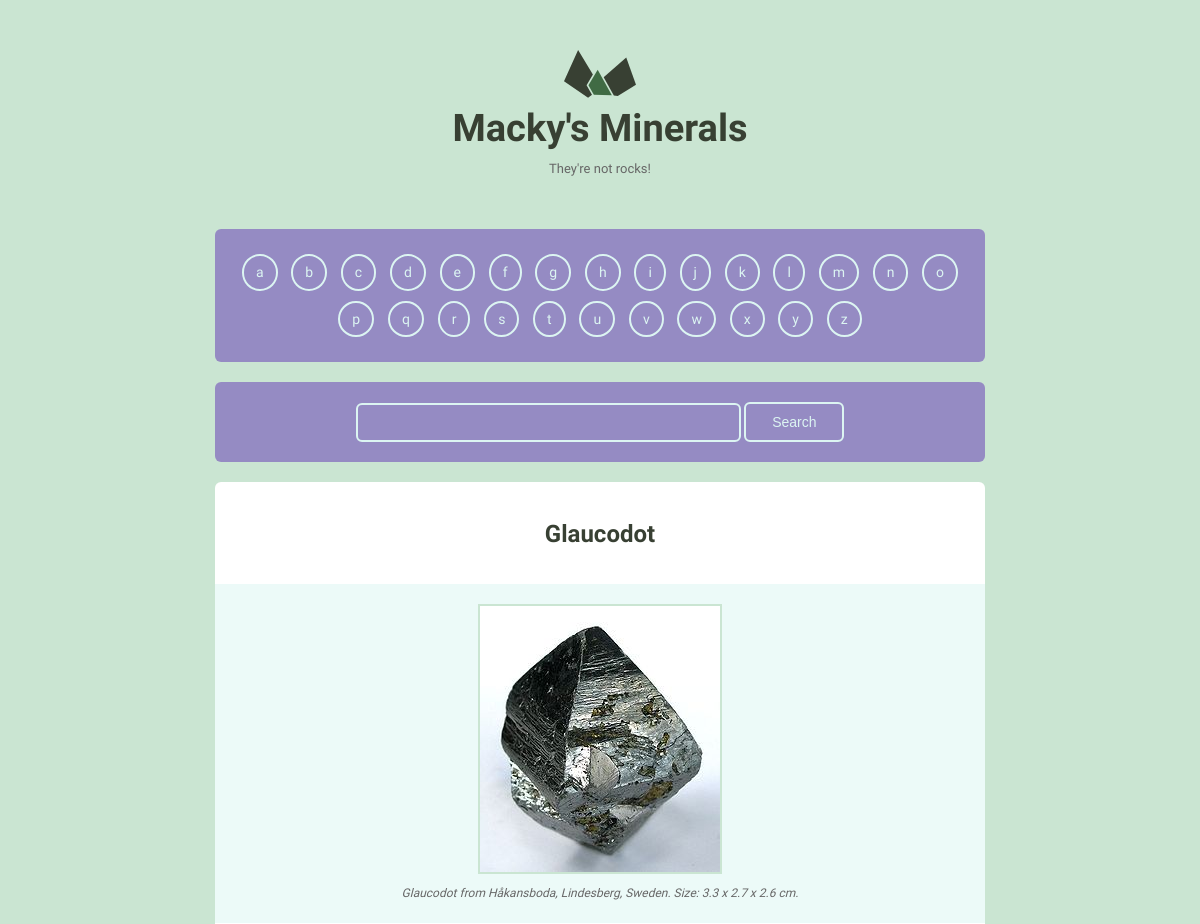
Page /random/ (upper part) on the earlier database version.
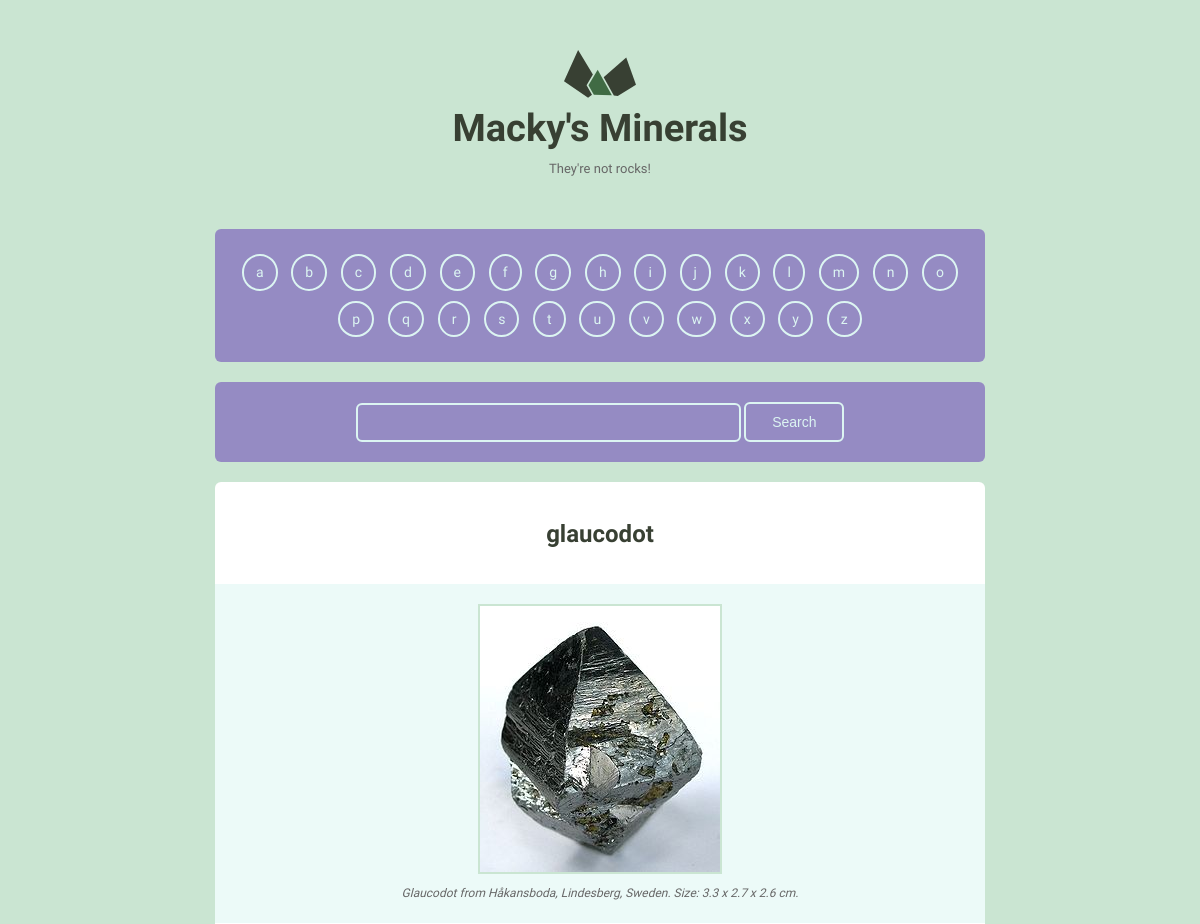
Same page on the later database version.
### mineralsearchapp/models.py (models this page shows, shortened)
class Mineral(models.Model):
    name = models.CharField(max_length=256, unique=True)
    image_filename = models.CharField(max_length=256)
    image_caption = models.CharField(max_length=256)
    category = models.CharField(max_length=256)
    formula = models.CharField(max_length=256)
    strunz_classification = models.CharField(max_length=256)
    crystal_system = models.CharField(max_length=256)
    unit_cell = models.TextField(max_length=528)
    color = models.CharField(max_length=256)
    crystal_symmetry = models.CharField(max_length=256)
    cleavage = models.CharField(max_length=256)
    mohs_scale_hardness = models.CharField(max_length=256)
    luster = models.CharField(max_length=256)
    streak = models.CharField(max_length=256)
    diaphaneity = models.CharField(max_length=256)
    group = models.CharField(max_length=256)
    optical_properties = models.CharField(max_length=256)
    refractive_index = models.CharField(max_length=256)
    crystal_habit = models.CharField(max_length=256)
    specific_gravity = models.CharField(max_length=256)
    @property
    def fields_lower(self):
        cleaned_fields = {}
        for field in self._meta.fields:
            if field.name not in ('image_filename', 'image_caption', 'id', 'name'):
                if field.value_to_string(self):
                    without_underscores = field.name.replace("_", " ")
                    cleaned_fields.update(
                        {without_underscores: field.value_to_string(self)}
                    )
        return cleaned_fields

### mineralsearchapp/views.py (the view)
# urls.py: url(r'random/', views.random, name='random'),
def random(request):
    minerals = Mineral.objects.aggregate(
        number_of_minerals=Max('id')
    )
    number = minerals['number_of_minerals']
    mineral = Mineral.objects.get(
        id=randint(1, number)
    )
    fields = mineral.fields_lower
    context = {
        'mineral': mineral,
        'pagination_list': ALPHABET,
        'form': MineralSearchForm(),
        'groups': GROUPS,
        'fields': fields,
        'colours': COLOURS,
    }
    return render(request, 'mineralsearchapp/detail.html', context)

### mineralsearchapp/forms.py
class MineralSearchForm(forms.Form):
    q = forms.CharField(max_length=48)

### mineralsearchapp/templates/mineralsearchapp/detail.html (shortened to what this page needs)
{% extends 'mineralsearchapp/layout.html' %}
{% load staticfiles %}
{% block body %}
  <div class="grid-100">
    <div class="mineral__container">
      <h1 class="mineral__name">{{ mineral.name }}</h1>
      <div class="mineral__image-bg">
        <img class="mineral__image" src="{% static 'mineralsearchapp/images/' %}{{ mineral.name }}.jpg">
        <p class="mineral__caption">{{ mineral.image_caption }}</p>
      </div>
    </div>
  </div>
{% endblock %}

### mineralsearchapp/templates/mineralsearchapp/layout.html (shortened to what this page needs)
<!DOCTYPE html>
{% load staticfiles %}
{% load mineral_extras %}
<html lang="en">
<head>
  <link rel="stylesheet" href="{% static 'mineralsearchapp/css/global.css'%}">
</head>
<body>
  <div class="bounds">
    <div class="grid-100">
      <a href="{% url 'mineralsearch:home' %}">
        <h1 class="logo__name text-centered">Macky's Minerals</h1>
      </a>
      <p class="logo__text text-centered">They're not rocks!</p>
    </div>
    <div class="grid-100">
        <div class="search-container">
                <div class="pagin-list">
                        {% for letter in pagination_list %}
                        <a href="{% url 'mineralsearch:letter' letter %}"
                        >{{ letter }}</a>
                        {% endfor %}
                    </div>
        </div>
    </div>
      <div class="grid-100">
            <div class="search-container">
                <div class="search-wrapper">
                    <form action="{% url 'mineralsearch:search' %}" method="GET">
                        {{ form.q }}
                        <button type="submit">Search</button>
                    </form>
                </div>
            </div>
        </div>
{% block body %}
{% endblock %}
  </div>
</body>
</html>

### mineralsearchapp/static/mineralsearchapp/css/global.css (style rules this page uses)
html { font-family: sans-serif; -ms-text-size-adjust: 100%; -webkit-text-size-adjust: 100%; }
body { margin: 0; }
a { background-color: transparent; }
h1 { font-size: 2em; margin: 0.67em 0; }
img { border: 0; }
svg:not(:root) { overflow: hidden; }
input { color: inherit; font: inherit; margin: 0; }
input { line-height: normal; }
html { font-size: 62.5%; }
body { background-color: #CAE5D2; font-size: 1.5em; line-height: 1.6; font-weight: 400; font-family: "Cousine"; color: #666; }
.bounds { max-width: 800px; margin: 0 auto; padding: 50px 0 150px; overflow: hidden; }
.grid, .grid-5, .grid-10, .grid-15, .grid-20, .grid-25, .grid-30, .grid-33, .grid-35, .grid-40, .grid-45, .grid-50, .grid-55, .grid-60, .grid-65, .grid-66, .grid-70, .grid-75, .grid-80, .grid-90, .grid-95, .grid-100 { float: left; box-sizing: border-box; position: relative; }
.grid-100 { width: 100%; padding: 0 15px; }
h1, h2, h3, h4, h5, h6 { margin-top: 0; margin-bottom: 2rem; font-weight: bold; font-family: "Work Sans", sans-serif; color: #384033; }
h1 { font-size: 3.8rem; }
@media (min-width: 550px) { h1 { font-size: 3.8rem; } }
p { margin-top: 0; font-size: 1.6rem; }
a { color: #689b98; text-decoration: none; -webkit-transition: color 0.2s; -moz-transition: color 0.2s; -ms-transition: color 0.2s; -o-transition: color 0.2s; transition: color 0.2s; }
input[type="text"] { background: #fff; width: 100%; color: #666; border-radius: 6px; border: 2px solid #CAE5D2; padding: 9px 15px 10px 15px; margin-bottom: 15px; outline: none; box-sizing: border-box; font-size: 1.4rem; font-family: "Work Sans", sans-serif; -webkit-appearance: none; -moz-appearance: none; appearance: none; -webkit-transition: 0.2s; -moz-transition: 0.2s; -ms-transition: 0.2s; -o-transition: 0.2s; transition: 0.2s; }
input { margin-bottom: 1.5rem; }
table, p, ul { margin-bottom: 2.5rem; }
.text-centered { text-align: center; }
.logo { display: block; fill: #384033; position: relative; margin: 0 auto; width: 72px; }
.logo__name { margin-bottom: 0; }
.logo__text { margin-bottom: 50px; font-size: 13px; }
.mineral__container { background-color: #fff; border-radius: 6px; list-style: none; padding: 3px 0; text-align: center; }
.mineral__name { display: block; width: 100%; margin: 0; font-size: 24px; padding: 30px 0 30px 0; }
.mineral__image { display: block; margin: 0 auto; border: solid 2px #CAE5D2; }
.mineral__image-bg { background-color: #ecfaf8; padding: 20px 0; }
.mineral__caption { font-size: 12px; font-style: italic; padding: 10px 0 0 0; margin: 0; }
.search-container { background: rgba(103, 58, 183, 0.52); border-radius: 6px; padding: 5px 0; margin-bottom: 20px; }
.pagin-list { margin: 15px; text-align: center; font-weight: normal; }
.pagin-list a { border: solid 2px #DCF5F2; border-radius: 50%; color: #DCF5F2; display: inline-block; font-size: 14px; font-weight: normal; text-align: center; padding: 5px 12px 5px 12px; margin: 5px; }
.search-wrapper { text-align: center; padding-top: 15px; }
.search-wrapper input { display: inline-block; border: solid 2px #DCF5F2; background: rgba(103, 58, 183, 0); width: 50%; color: #dcf5f2; }
.search-wrapper button { display: inline-block; height: 40px; width: 100px; background: rgba(103, 58, 183, 0); border: solid 2px #DCF5F2; border-radius: 6px; color: #dcf5f2; font-size: 14px; cursor: pointer; }
html { scroll-behavior: smooth; }

Differences in the rows shown:
changed Mineral "Glaucodot from Håkansboda, Lindesberg, Sweden. Size: 3.3 x 2.7 x 2.6 cm.": name "Glaucodot" → "glaucodot"
